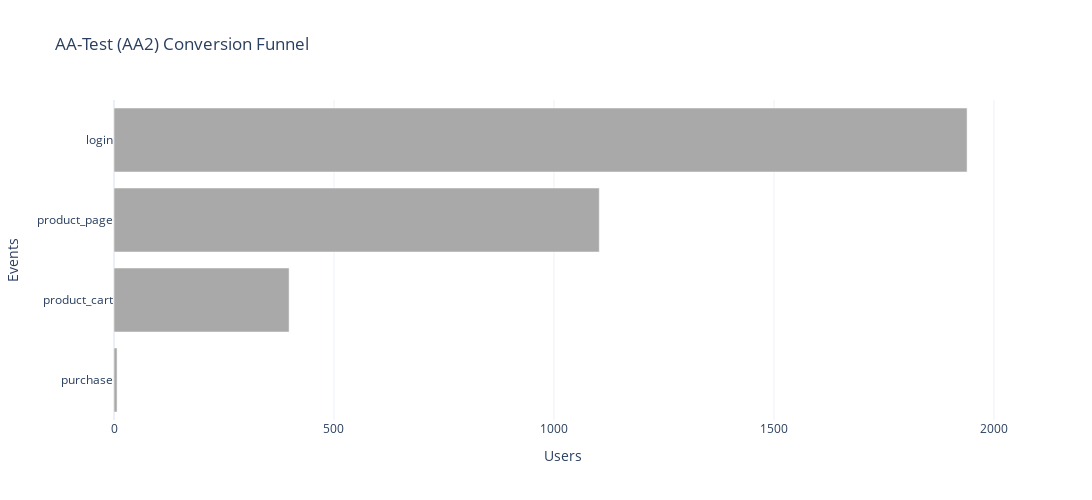

This figure's notebook cell:
### Code cell
plot_horizontal_bar_plotpx(df_funnel_AA2, x='users', y='event_name', title='AA-Test (AA2) Conversion Funnel', xlabel='Users', ylabel='Events', sort=True, color='darkgrey')

### Figure 1 — Plotly figure (JSON) as saved in the notebook; plotly's stock layout.template omitted (floating-point values rounded to 4 significant figures)
{"data": [{"hovertemplate": "users=%{x}<br>event_name=%{y}<extra></extra>", "legendgroup": "", "marker": {"color": "darkgrey", "pattern": {"shape": ""}}, "name": "", "orientation": "h", "showlegend": false, "textposition": "auto", "type": "bar", "x": [7, 398, 1103, 1939], "xaxis": "x", "y": ["purchase", "product_cart", "product_page", "login"], "yaxis": "y"}], "layout": {"barmode": "relative", "height": 500, "legend": {"tracegroupgap": 0}, "title": {"text": "AA-Test (AA2) Conversion Funnel"}, "width": 1200, "xaxis": {"anchor": "y", "domain": [0, 1], "title": {"text": "Users"}}, "yaxis": {"anchor": "x", "domain": [0, 1], "title": {"text": "Events"}}}}
